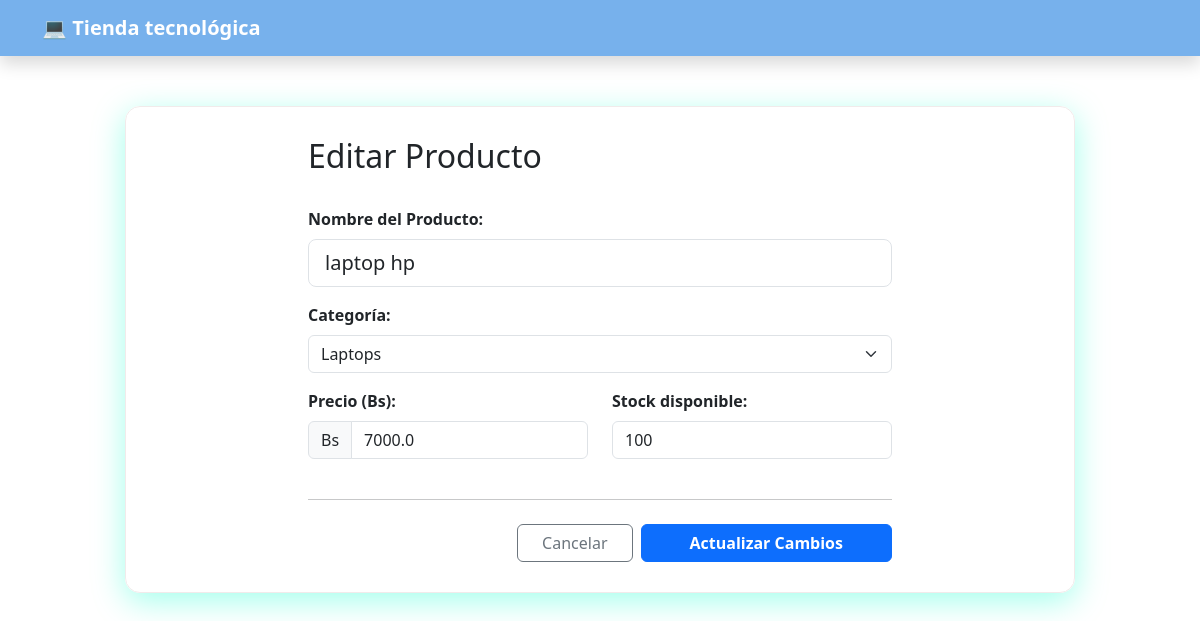
The app's page /editar/2, older data.
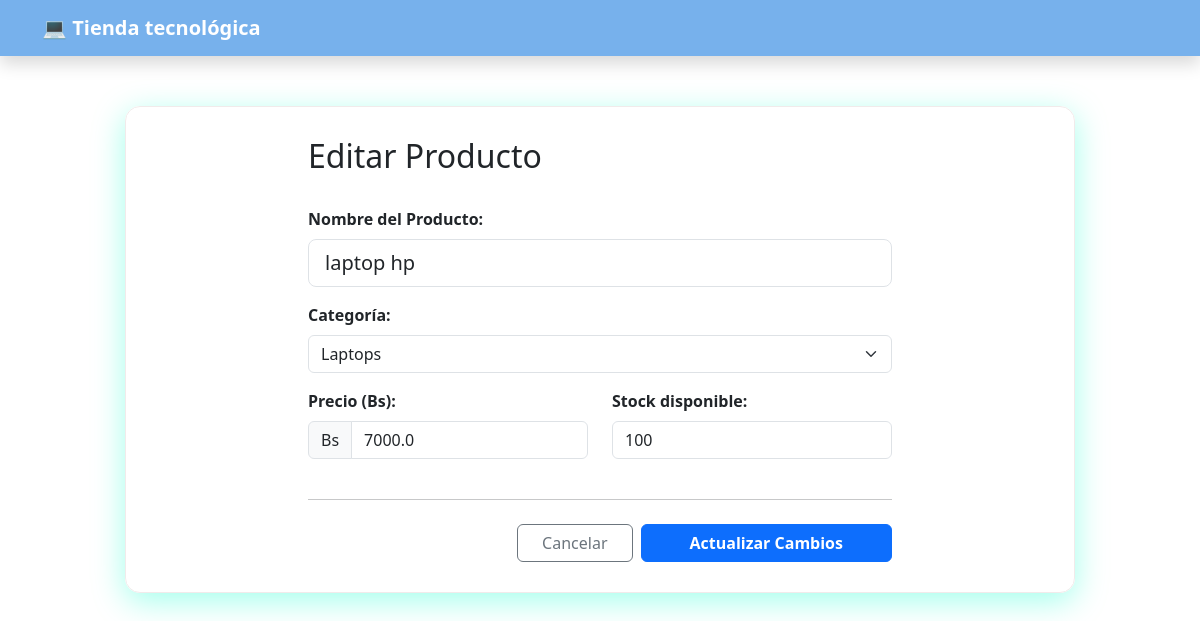
The same page, newer data.
### tables this page shows
CREATE TABLE productos (
            id INTEGER PRIMARY KEY AUTOINCREMENT,
            nombre TEXT NOT NULL,
            categoria TEXT NOT NULL,
            precio REAL NOT NULL,
            stock INTEGER NOT NULL
        );

### app.py (the view, shortened to what this page needs)
@app.route("/editar/<int:id>", methods=["GET", "POST"])
def editar(id):
    conn = sqlite3.connect("inventario.db")
    conn.row_factory = sqlite3.Row
    producto = conn.execute("SELECT * FROM productos WHERE id = ?", (id,)).fetchone()
    conn.close()
    return render_template("editar.html", producto=producto)

### templates/editar.html (shortened to what this page needs)
{% extends 'base.html' %}
{% block content %}
<div class="row justify-content-center">
    <div class="col-md-8">
        <div class="d-flex align-items-center mb-4">
            <h2 class="text-dark"> Editar Producto</h2>
        </div>
        <form method="POST" class="needs-validation">
            <div class="row">
                <div class="col-md-12 mb-3">
                    <label class="form-label fw-bold text-dark">Nombre del Producto:</label>
                    <input type="text" name="nombre" class="form-control form-control-lg"
                        value="{{ producto['nombre'] }}" required>
                </div>
                <div class="col-md-12 mb-3">
                    <label class="form-label fw-bold text-dark">Categoría:</label>
                    <select name="categoria" class="form-select">
                        <option value="Laptops" {% if producto['categoria']=='Laptops' %}selected{% endif %}>Laptops
                        </option>
                    </select>
                </div>
                <div class="col-md-6 mb-3">
                    <label class="form-label fw-bold text-dark">Precio (Bs):</label>
                    <div class="input-group">
                        <span class="input-group-text">Bs</span>
                        <input type="number" step="0.01" name="precio" class="form-control"
                            value="{{ producto['precio'] }}" required>
                    </div>
                </div>
                <div class="col-md-6 mb-3">
                    <label class="form-label fw-bold text-dark">Stock disponible:</label>
                    <input type="number" name="stock" class="form-control" value="{{ producto['stock'] }}" required>
                </div>
            </div>
            <hr class="my-4">
            <div class="d-grid gap-2 d-md-flex justify-content-md-end">
                <a href="/" class="btn btn-outline-secondary px-4">Cancelar</a>
                <button type="submit" class="btn btn-primary px-5 fw-bold">Actualizar Cambios</button>
            </div>
        </form>
    </div>
</div>
{% endblock %}

Row changes from the older to the newer data that the page shows:
changed productos "laptop hp": categoria (not shown) → "Laptops"
Text that changed along with them:
form field categoria: "Laptops" → (not shown)
